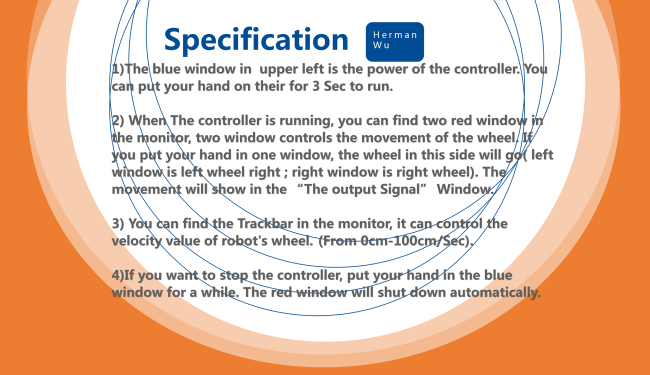
//> input picture Demo-Lite code/ConsoleApplication1/ConsoleApplication1/The rule.png, 1300 x 749 px (shown at 1/2 size)
$ ./camera   (built with g++ and OpenCV 4)
//> lines starting //> are read from the running program, lines starting //| are printed output that depends on the picture
#include<iostream>
#include<opencv2/core/core.hpp>
#include<opencv2/highgui/highgui.hpp>
#include<stdio.h>
//#include"ros/ros.h"
//#include"std_msgs/String.h"
#include<math.h>
#include<sstream>
//#include<std_msgs/Float64.h>
//#include<window.cpp>

using namespace cv;
using namespace std;

int controlnumber;
int controlaccount;
int controltemp1 = 0;
int controltemp2 = 0;
int leftnumber;
int leftaccount;
int rightnumber;
int rightaccount;
const int MaxSpeedValue = 100;
int SpeedValue=0;

//ros::Publisher chatter;
//std_msgs::Float64 msg;
int msg;

int ExtremumValue(int i1, int i2, int i3, int type);
int AbsoluteValue(int i1, int i2);
void on_Trackbar(int, void *);
int RGBprocessing(Mat picture, int rows, int cols, int range);
void varify(int i1, int i2);
void result(int i1,int i2);

void initial(int value1, int value2,int value3)
{
//> called with value1 = 0, value2 = 0, value3 = 0
	value1 = 0;
	value2 = 0;
	value3 = 0;
	Mat img = imread("The rule.png");
//> img is the input picture: 749 rows x 1300 cols, CV_8UC3; mean B, G, R 176.9, 198.6, 231.2
	if(!img.empty())
	{
	imshow("INSTRUCTION BOOK", img);
	}
}

int main(int argc,char **argv)
{
	// [6 lines of commented-out code are left out]
	controlaccount = 0;
	while (1)
	{
		initial(leftnumber, rightnumber,controlnumber);
		createTrackbar("[cm/Sec]", "Video monitor", &SpeedValue, MaxSpeedValue,on_Trackbar);
//> slider '[cm/Sec]' is set to 33

//--------------------------------------------------------------------------------------------
//--------------------------------------------------------------------------------------------

    	Mat image;
    int cam_idx = 0;

    if (argc == 2) {
        cam_idx = atoi(argv[1]);
    }

    VideoCapture cap(cam_idx);
    if (!cap.isOpened()) {
        cerr << "Could not open camera." << endl;
        exit(EXIT_FAILURE);
    }
    //namedWindow("Display Image");

   // for(;;){
      Mat frame;
      cap >> frame;
     // [12 lines of commented-out code are left out]
		IplImage temp=IplImage(frame);
		IplImage *src=&temp;
		int row = frame.rows;
//> row = 749
		int col = frame.cols;
//> col = 1300
		flip(frame, frame, 1);
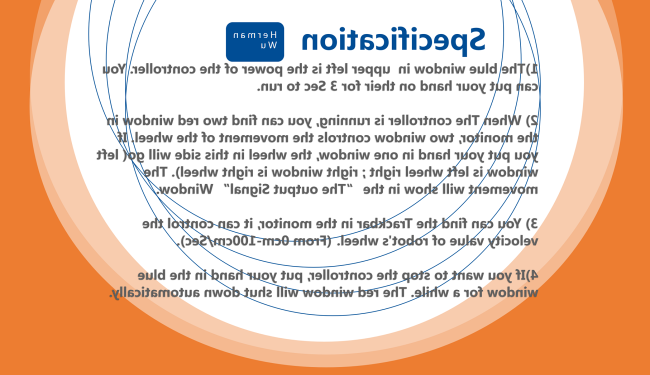
//> frame: 749 rows x 1300 cols, CV_8UC3 (shown at 1/2 size); mean B, G, R 176.9, 198.6, 231.2
		cvRectangle(src, cvPoint(25, 25), cvPoint(75, 75), CvScalar(255, 0, 0), 3, 4, 0);
		controlnumber = RGBprocessing(frame, 25, 25, 50);
		if (controlnumber > 350 && controlaccount == 0)
		{
			//printf("123 123 123 the number of temp1 is %d \n", controltemp1);
			controltemp1 = controltemp1 + 1;
			controltemp2 = 0;
		}
		if (controltemp1 > 20)
		{
			cvNamedWindow("The output signal");
			controlaccount = 1;
			cvRectangle(src, cvPoint(50, 100), cvPoint(200, 250), CvScalar(0, 0, 255), 3, 4, 0);
			cvRectangle(src, cvPoint(450, 100), cvPoint(600, 250), CvScalar(0, 0, 255), 3, 4, 0);
			leftnumber = RGBprocessing(frame, 100, 50, 150);
			rightnumber = RGBprocessing(frame, 100, 450, 150);
			varify(leftnumber, rightnumber);
			result(leftaccount, rightaccount);
		}
		if (controlnumber > 350 && controlaccount == 1)
		{
			//printf("123 123 the number of temp is %d \n",controltemp2);
			controltemp2 = controltemp2 + 1;
		}
		if (controltemp2 > 35)
		{
			//printf("123	the number of temp2 is %d \n", controltemp2);
			controlaccount = 0;
			controltemp1 = 0;
			destroyWindow("The output signal");
		}
		if(!frame.empty()){
		imshow("Video monitor", frame);
		}
		// [4 lines of commented-out code are left out]
	}
	return 0;
}

// [4 lines left out: function on_Trackbar, not called in this run]

int RGBprocessing(Mat picture,int rows,int cols,int range)
{
//> called with rows = 25, cols = 25, range = 50
	int value = 0;
	for (int i = rows; i < (rows+range); i++)
	{
		for (int j = cols; j < (cols+range); j++)
		{
			if (picture.at<Vec3b>(i, j)[2] > 95 && picture.at<Vec3b>(i, j)[1] > 40 && picture.at<Vec3b>(i, j)[0] > 20)
			{
				if (ExtremumValue(picture.at<Vec3b>(i, j)[0], picture.at<Vec3b>(i, j)[1], picture.at<Vec3b>(i, j)[2], 1) - ExtremumValue(picture.at<Vec3b>(i, j)[0], picture.at<Vec3b>(i, j)[1], picture.at<Vec3b>(i, j)[2], 0) > 15)
				{
					if (AbsoluteValue(picture.at<Vec3b>(i, j)[1], picture.at<Vec3b>(i, j)[2]) > 15 && picture.at<Vec3b>(i, j)[2] > picture.at<Vec3b>(i, j)[1] && picture.at<Vec3b>(i, j)[2] > picture.at<Vec3b>(i, j)[0])
						value = value + 1;
					//printf("number of leftnumber is %d \n", value);
				}
			}
			else if (picture.at<Vec3b>(i, j)[2] > 220 && picture.at<Vec3b>(i, j)[1] > 210 && picture.at<Vec3b>(i, j)[0] > 170)
			{
				if (AbsoluteValue(picture.at<Vec3b>(i, j)[2], picture.at<Vec3b>(i, j)[1]) <= 15 && picture.at<Vec3b>(i, j)[2] > picture.at<Vec3b>(i, j)[0] && picture.at<Vec3b>(i, j)[1] > picture.at<Vec3b>(i, j)[0])
					value = value + 1;
				//printf("number of leftnumber is %d \n", value);
			}

		}
	}
//> this loop made 50 passes
//> value on passes 1 to 12: 0, 0, 0, 45, 90, 135, 180, 225, 270, 315, 360, 405
//> after the loop, value = 2025
	return value;
}

int ExtremumValue(int i1, int i2, int i3, int type)
{
	int temp;
	if (type == 0)			  //minima
	{
		if (i1 < i2) temp = i1;
		else temp = i2;
		if (i3 < temp) temp = i3;
	}
	else if (type == 1)		  //maxima
	{
		if (i1 < i2) temp = i2;
		else temp = i1;
		if (temp < i3) temp = i3;
	}
	return temp;
}

int AbsoluteValue(int i1, int i2)
{
	int temp;
	if (i1 < i2)
		temp = i2 - i1;
	else
		temp = i1 - i2;
	return temp;
}

// [38 lines left out: functions varify, result, not called in this run]
